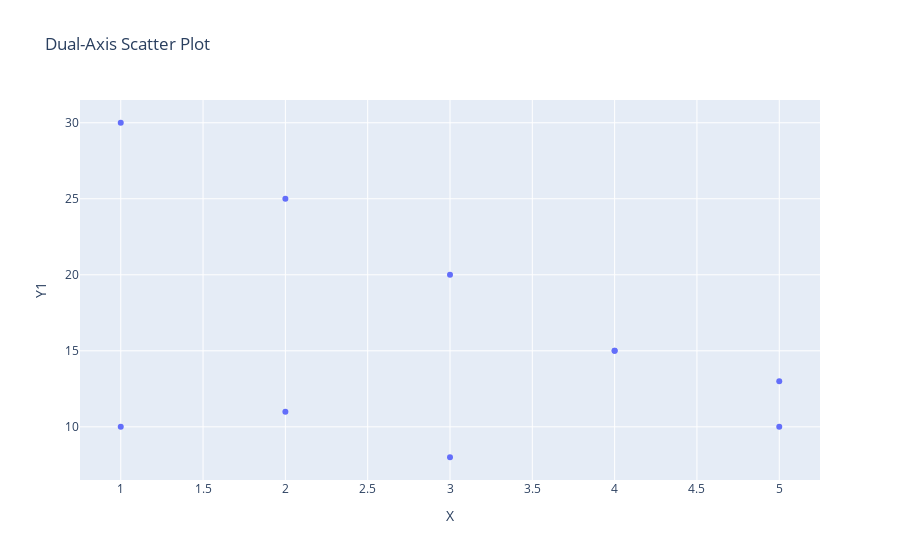

Notebook code cell kept with this figure:
### Code cell
# Sample data
data = {
    'X': [1, 2, 3, 4, 5],
    'Y1': [10, 11, 8, 15, 13],
    'Y2': [30, 25, 20, 15, 10]
}


df = pd.DataFrame(data)

# Create a scatter plot with a dual Y-axis using Plotly Express
fig = px.scatter(df, x='X', y='Y1', title='Dual-Axis Scatter Plot')

# Add a second Y-axis
fig.add_trace(px.scatter(df, x='X', y='Y2').data[0])

# Update the layout to include a secondary Y-axis
fig.update_layout(
    yaxis2=dict(
        title='Y2 Axis',
        overlaying='y',
        side='right'
    )
)

# Show the plot
fig.show()

### Figure 1 — Plotly figure (JSON) as saved in the notebook; plotly's stock layout.template omitted (floating-point values rounded to 4 significant figures)
{"data": [{"hovertemplate": "X=%{x}<br>Y1=%{y}<extra></extra>", "legendgroup": "", "marker": {"color": "#636efa", "symbol": "circle"}, "mode": "markers", "name": "", "orientation": "v", "showlegend": false, "type": "scatter", "x": [1, 2, 3, 4, 5], "xaxis": "x", "y": [10, 11, 8, 15, 13], "yaxis": "y"}, {"hovertemplate": "X=%{x}<br>Y2=%{y}<extra></extra>", "legendgroup": "", "marker": {"color": "#636efa", "symbol": "circle"}, "mode": "markers", "name": "", "orientation": "v", "showlegend": false, "type": "scatter", "x": [1, 2, 3, 4, 5], "xaxis": "x", "y": [30, 25, 20, 15, 10], "yaxis": "y"}], "layout": {"autosize": true, "legend": {"tracegroupgap": 0}, "title": {"text": "Dual-Axis Scatter Plot"}, "xaxis": {"anchor": "y", "autorange": true, "domain": [0, 1], "range": [0.758, 5.242], "title": {"text": "X"}, "type": "linear"}, "yaxis": {"anchor": "x", "autorange": true, "domain": [0, 1], "range": [6.184, 31.82], "title": {"text": "Y1"}, "type": "linear"}, "yaxis2": {"overlaying": "y", "side": "right", "title": {"text": "Y2 Axis"}}}}
